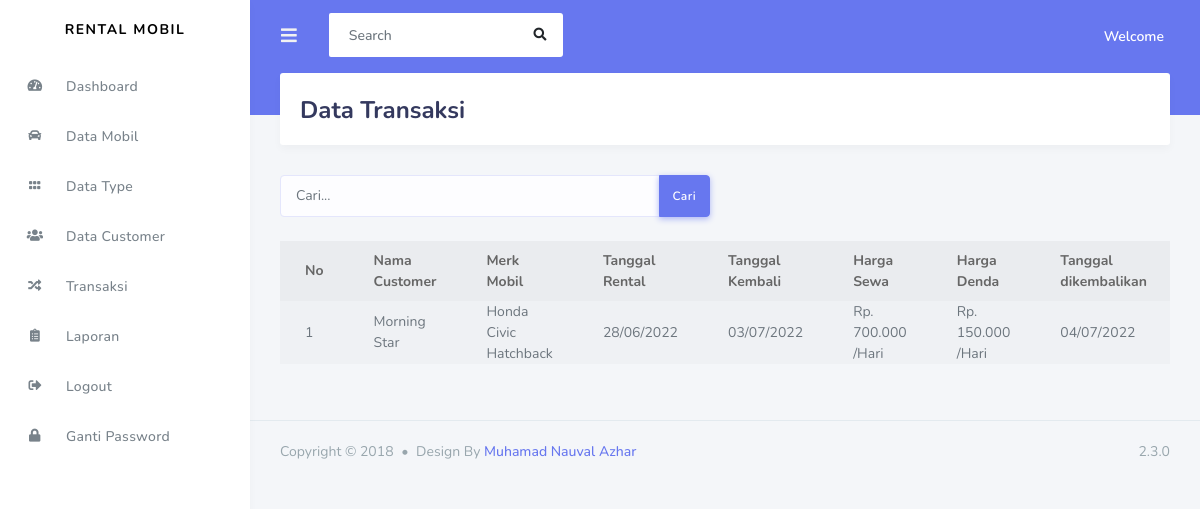
Screenshot of /index.php/admin/transaksi with the database file from the repository.
### tables this page shows
CREATE TABLE `transaksi` (
  `id_rental` int(11) NOT NULL,
  `id_customer` int(11) NOT NULL,
  `id_mobil` int(11) NOT NULL,
  `tanggal_rental` date NOT NULL,
  `tanggal_kembali` date NOT NULL,
  `harga` varchar(120) NOT NULL,
  `denda` varchar(120) NOT NULL,
  `total_denda` varchar(120) NOT NULL,
  `tanggal_pengembalian` date NOT NULL,
  `status_pengembalian` varchar(50) NOT NULL,
  `status_rental` varchar(50) NOT NULL,
  `bukti_pembayaran` varchar(120) NOT NULL,
  `status_pembayaran` int(11) NOT NULL
);

CREATE TABLE `customer` (
  `id_customer` int(11) NOT NULL,
  `nama` varchar(120) NOT NULL,
  `username` varchar(120) NOT NULL,
  `password` varchar(120) NOT NULL,
  `alamat` varchar(120) NOT NULL,
  `gender` varchar(120) NOT NULL,
  `no_telepon` varchar(20) NOT NULL,
  `no_ktp` varchar(50) NOT NULL,
  `role_id` int(11) NOT NULL
);

CREATE TABLE `mobil` (
  `id_mobil` int(11) NOT NULL,
  `kode_type` varchar(120) NOT NULL,
  `merk` varchar(120) NOT NULL,
  `no_plat` varchar(120) NOT NULL,
  `warna` varchar(120) NOT NULL,
  `tahun` int(4) NOT NULL,
  `status` varchar(50) NOT NULL,
  `harga` int(11) NOT NULL,
  `denda` int(11) NOT NULL,
  `ac` int(11) NOT NULL,
  `supir` int(11) NOT NULL,
  `mp3_player` int(11) NOT NULL,
  `central_lock` int(11) NOT NULL,
  `gambar` varchar(300) NOT NULL
);

### application/controllers/admin/transaksi.php (called while the page is built, shortened)
<?php
class transaksi extends CI_Controller {
    public function index()
    {
        $data['transaksi'] = $this->db->query("SELECT * FROM transaksi tr, mobil mb, customer cs
        WHERE tr.id_mobil = mb.id_mobil AND tr.id_customer = cs.id_customer")->result();
        $this->load->view('templates_admin/header');
        $this->load->view('templates_admin/sidebar');
        $this->load->view('admin/data_transaksi', $data);
        $this->load->view('templates_admin/footer');
    }
}
?>

### index.php (called while the page is built, shortened)
<?php
require_once BASEPATH.'core/CodeIgniter.php';

### application/views/admin/data_transaksi.php (the view, shortened to what this page needs)
<div class="main-content">
    <section class="section">
        <div class="section-header">
            <h1>Data Transaksi</h1>
        </div>
        <div class="row mt-3 mb-4">
            <div class="col-md-6">
                <form action="" method="post">
                    <div class="input-group">
                      <input type="text" class="form-control" placeholder="Cari..." name="keyword">
                      <div class="input-group-append">
                      <button class="btn btn-primary" type="submit">Cari</button>
                      </div>
                  </div>
                </form>
            </div>
        </div>
        <div class="table-responsive">
        <table class="table table-hover table-striped table-borderd">
            <thead>
                <tr>
                <th>No</th>
                <th>Nama Customer</th>
                <th>Merk Mobil</th>
                <th>Tanggal Rental</th>
                <th>Tanggal Kembali</th>
                <th>Harga Sewa </th>
                <th>Harga Denda </th>
                <th>Tanggal dikembalikan</th>
                </tr>
            </thead>
            <tbody>
            <?php
                $no=1;
                foreach($transaksi as $tr) : ?>
                <tr>
                    <td><?php echo $no++ ?></td>
                    <td><?php echo $tr->nama ?></td>
                    <td><?php echo $tr->merk ?></td>
                    <td><?php echo date('d/m/Y', strtotime($tr->tanggal_rental)); ?></td>
                    <td><?php echo date('d/m/Y', strtotime($tr->tanggal_kembali)); ?></td>
                    <td>Rp. <?php echo number_format($tr->harga,0,',','.'); ?> /Hari</td>
                    <td>Rp. <?php echo number_format($tr->denda,0,',','.'); ?> /Hari</td>
                    <td>
                        <?php if ($tr->tanggal_pengembalian == "0000-00-00"){
                                    echo "-";
                              }else{
                                  echo date('d/m/Y', strtotime($tr->tanggal_pengembalian));
                              }
                        ?>
                    </td>
                    </tr>
                <?php endforeach; ?>
            </tbody>
          </table>
          </div>
        </section>
</div>

### rows the page displays
transaksi: id_customer.nama "Morning Star", id_mobil.merk "Honda Civic Hatchback", tanggal_rental "28/06/2022", tanggal_kembali "03/07/2022", id_mobil.harga "700.000", id_mobil.denda "150.000", tanggal_pengembalian "04/07/2022"
